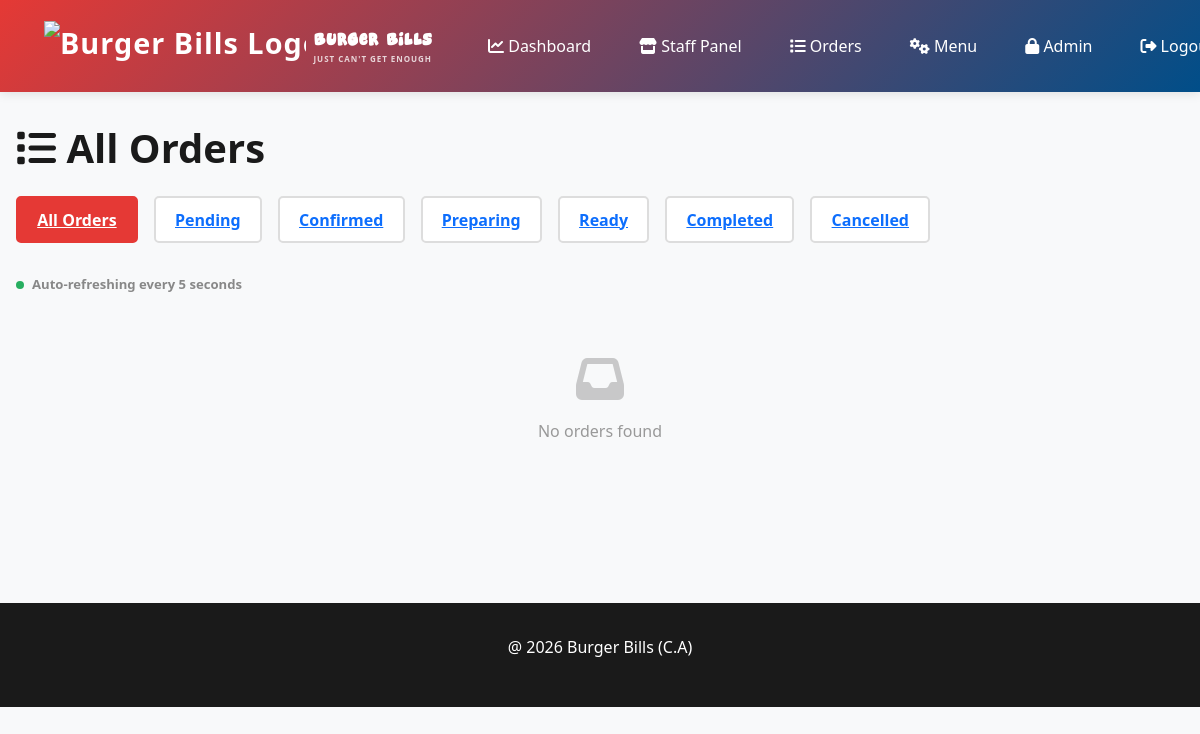
The page /orders/ (signed in) on the database as committed earlier.
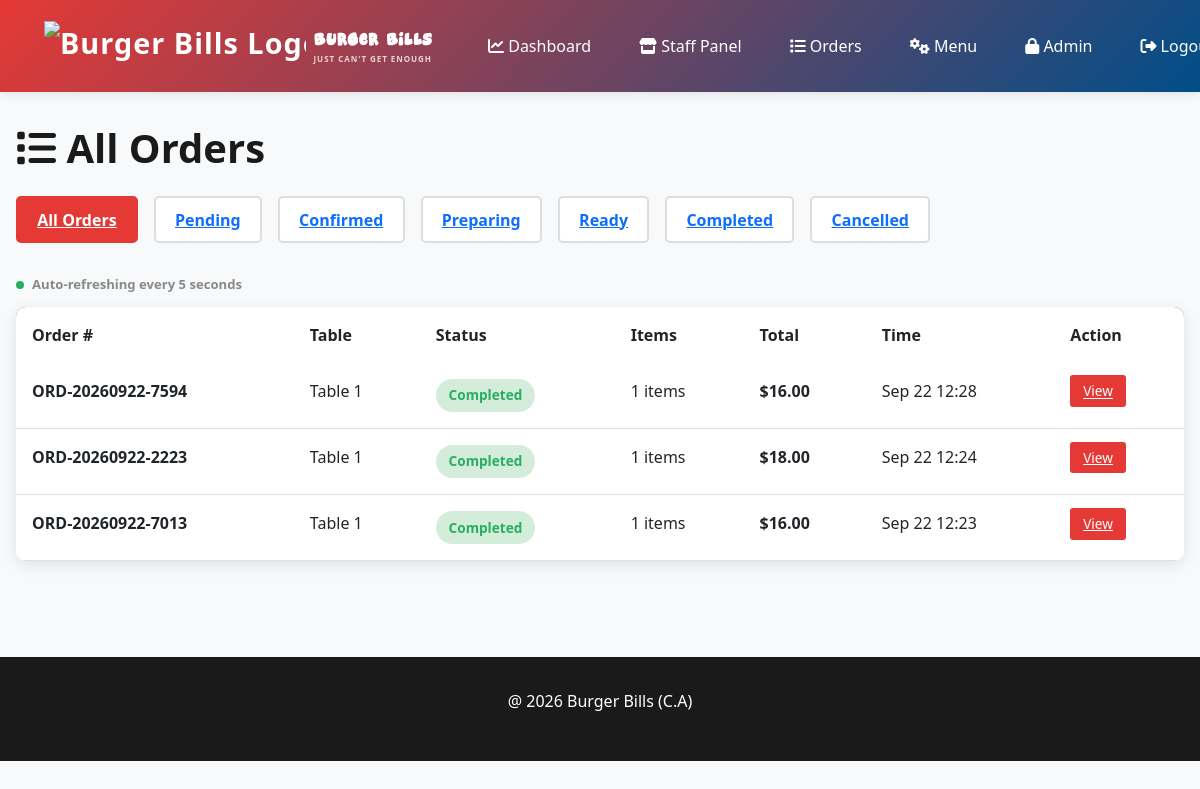
The same page on the database as committed later.
### menu/models.py (models this page shows, shortened)
class Order(models.Model):
    ORDER_STATUS_CHOICES = [
        ('pending', 'Pending'),
        ('confirmed', 'Confirmed'),
        ('preparing', 'Preparing'),
        ('ready', 'Ready'),
        ('completed', 'Completed'),
        ('cancelled', 'Cancelled'),
    ]
    ORDER_TYPE_CHOICES = [
        ('dine_in', 'Dine In'),
        ('pickup', 'Pickup'),
    ]
    table = models.ForeignKey(Table, on_delete=models.CASCADE, related_name='orders', null=True, blank=True)
    order_number = models.CharField(max_length=20, unique=True)
    status = models.CharField(max_length=20, choices=ORDER_STATUS_CHOICES, default='pending')
    order_type = models.CharField(max_length=20, choices=ORDER_TYPE_CHOICES, default='dine_in')
    customer_name = models.CharField(max_length=200, blank=True)
    customer_phone = models.CharField(max_length=20, blank=True)
    customer_email = models.EmailField(blank=True)
    total_amount = models.DecimalField(max_digits=10, decimal_places=2, default=0)
    special_instructions = models.TextField(blank=True)
    estimated_time = models.IntegerField(default=20, help_text="Estimated time in minutes")
    is_called = models.BooleanField(default=False, help_text="Customer has been called to pick up")
    called_at = models.DateTimeField(blank=True, null=True)
    cart_expires_at = models.DateTimeField(blank=True, null=True, help_text="Cart auto-expires after 5 minutes of inactivity")
    created_at = models.DateTimeField(auto_now_add=True)
    updated_at = models.DateTimeField(auto_now=True)
    completed_at = models.DateTimeField(blank=True, null=True)
    class Meta:
        ordering = ['-created_at']

class Table(models.Model):
    number = models.IntegerField(unique=True)
    capacity = models.IntegerField(default=4)
    qr_code = models.ImageField(upload_to='qr_codes/', blank=True, null=True)
    qr_access_token = models.UUIDField(default=uuid.uuid4, editable=False)
    qr_code_generated_at = models.DateTimeField(default=timezone.now, help_text="Timestamp when QR code was last generated")
    is_active = models.BooleanField(default=True)
    created_at = models.DateTimeField(auto_now_add=True)
    menu_access_timeout_minutes = models.IntegerField(
        default=60,
        help_text="Customer menu access expires after this many minutes of inactivity"
    )
    class Meta:
        ordering = ['number']

### menu/views.py (the view)
# urls.py: path('orders/', views.all_orders, name='all_orders'),
@login_required
def all_orders(request):
    if not request.user.is_staff:
        return redirect('index')
    status_filter = request.GET.get('status', '')
    context = {
        'orders': _orders_for_status(status_filter),
        'status_choices': Order.ORDER_STATUS_CHOICES,
        'selected_status': status_filter,
    }
    return render(request, 'menu/all_orders.html', context)

### menu/views.py (called while the page is built)
def _orders_for_status(status_filter):
    orders = Order.objects.select_related('table').annotate(item_count=Count('items'))
    if status_filter:
        orders = orders.filter(status=status_filter)
    return orders.order_by('-created_at')

### templates/menu/all_orders.html (shortened to what this page needs)
{% extends 'menu/base.html' %}
{% block content %}
<h1><i class="fas fa-list"></i> All Orders</h1>
<div class="filter-section">
    <a href="{% url 'all_orders' %}" class="filter-btn {% if not selected_status %}active{% endif %}">
        All Orders
    </a>
    {% for status, label in status_choices %}
        <a href="?status={{ status }}" class="filter-btn {% if selected_status == status %}active{% endif %}">
            {{ label }}
        </a>
    {% endfor %}
</div>
<div class="table-refresh-note">
    <span class="refresh-dot" aria-hidden="true"></span>
    <span id="refresh-status" role="status" aria-live="polite">Auto-refreshing every 5 seconds</span>
</div>
<div id="orders-table-region" data-refresh-url="{% url 'all_orders_table' %}" data-status="{{ selected_status }}">
    {% include 'menu/_orders_table.html' %}
</div>
{% endblock %}
{% block extra_js %}
{% load static %}
{% endblock %}

### templates/menu/_orders_table.html (shortened to what this page needs)
{% if orders %}
    <div class="orders-table">
        <table class="table">
            <thead>
                <tr>
                    <th>Order #</th>
                    <th>Table</th>
                    <th>Status</th>
                    <th>Items</th>
                    <th>Total</th>
                    <th>Time</th>
                    <th>Action</th>
                </tr>
            </thead>
            <tbody>
                {% for order in orders %}
                    <tr>
                        <td class="order-number">{{ order.order_number }}</td>
                        <td>Table {{ order.table.number }}</td>
                        <td>
                            <span class="status-badge status-{{ order.status }}">
                                {% if order.status == 'pending' %}Pending
                                {% elif order.status == 'confirmed' %}Confirmed
                                {% elif order.status == 'preparing' %}Preparing
                                {% elif order.status == 'ready' %}Ready
                                {% elif order.status == 'completed' %}Completed
                                {% else %}{{ order.status|title }}{% endif %}
                            </span>
                        </td>
                        <td>{{ order.item_count }} items</td>
                        <td class="price">${{ order.total_amount }}</td>
                        <td>{{ order.created_at|date:"M d H:i" }}</td>
                        <td>
                            <a class="btn-sm btn-edit" href="{% url 'staff_order_receipt' order.id %}">
                                View
                            </a>
                        </td>
                    </tr>
                {% endfor %}
            </tbody>
        </table>
    </div>
{% else %}
    <div class="empty-state">
        <i class="fas fa-inbox"></i>
        <p>No orders found</p>
    </div>
{% endif %}

Rows that differ between the two databases and show on the page:
added Order: order_number "ORD-20260922-7594", table.number "1", status "Completed", item_count "1", total_amount "16.00", created_at "Sep 22 12:28"
added Order: order_number "ORD-20260922-2223", table.number "1", status "Completed", item_count "1", total_amount "18.00", created_at "Sep 22 12:24"
added Order: order_number "ORD-20260922-7013", table.number "1", status "Completed", item_count "1", total_amount "16.00", created_at "Sep 22 12:23"
Other text that changed with them:
text no longer shown: "No orders found"
text now shown: "Order # Table Status Items Total Time Action"
